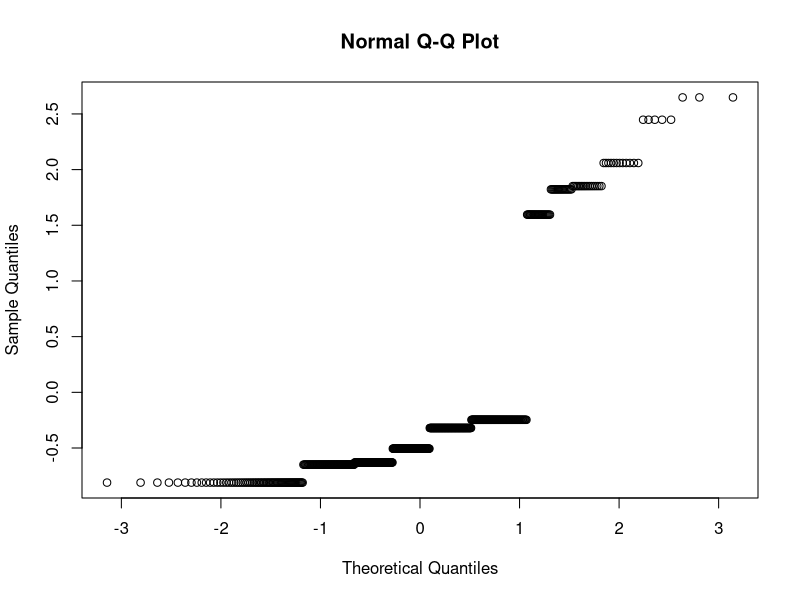
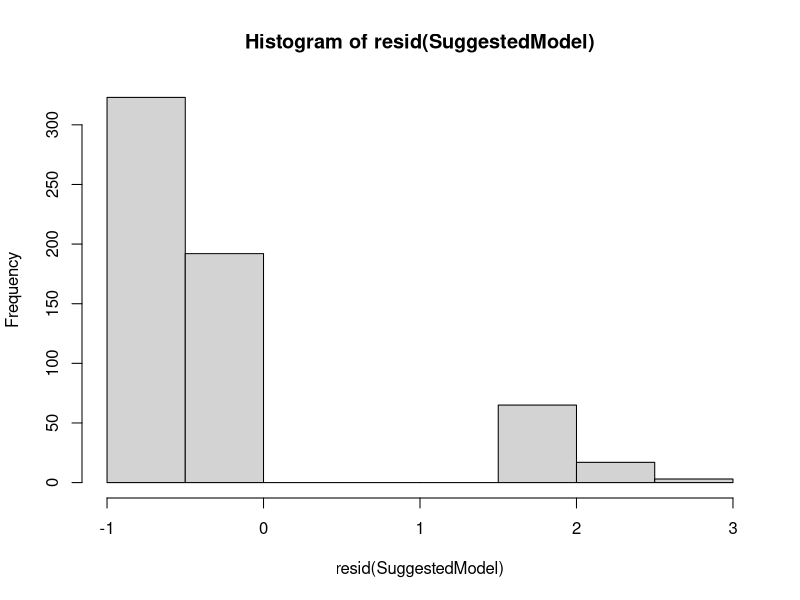
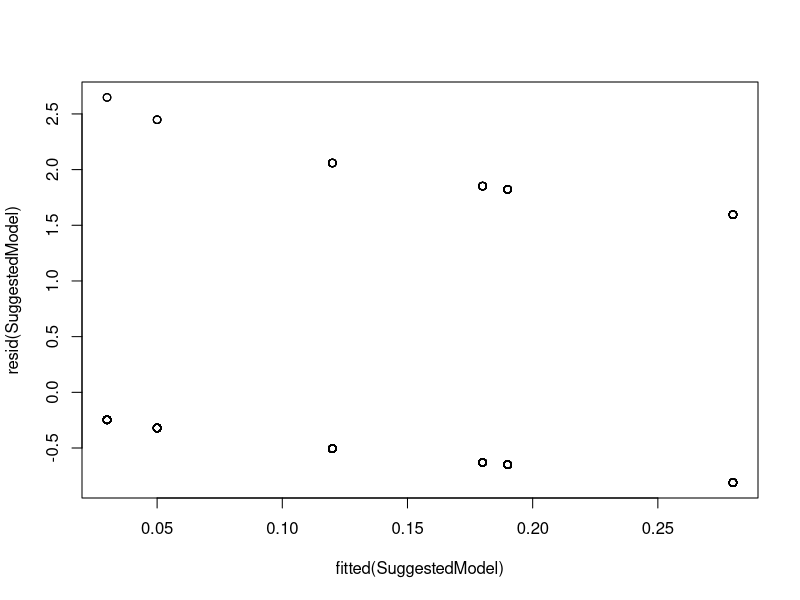
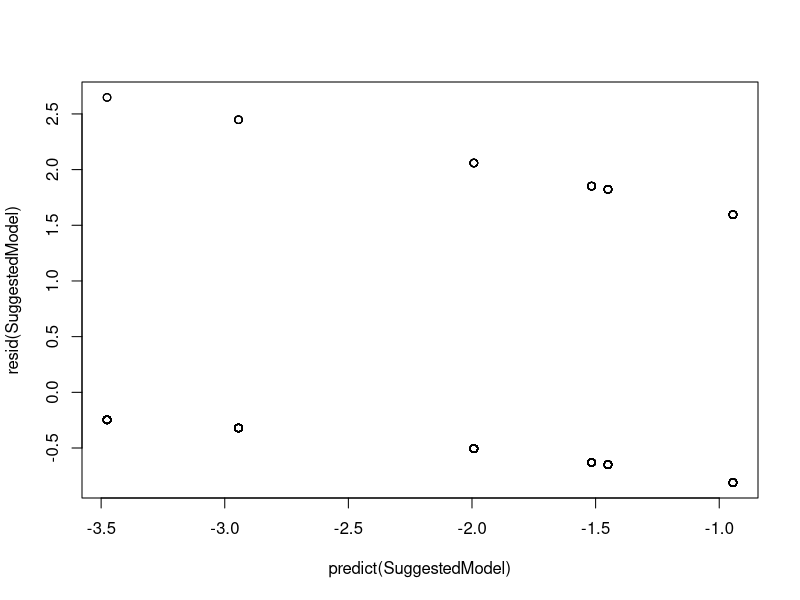

Reproduce these figures in R, in order.
# Title     : 2020 RARF Data
# Objective : Identify appropriate model for Pesticide Treatment
# Created by: Kartik Jevaji
# Created on: 7/24/2021

# rep is 1-4 group for each treatment # assuming this is over time (rep 4 is later than rep 1)
# treatment is Agrimek, azera, blackhawk, control, coragen, mustang.maxx
# head 1-25 is block within rep group
# dseed is count of damaged seeds
#install.packages("lme4")
library("lme4")

rarf <- read.table("RARF 2020 R.txt", header=T)
attach(rarf)
#summary(rarf)

# factor Treatment
TreatmentLevels <- c("AgriMek", "Azera", "Blackhawk", "Control", "Coragen", "Mustang.Maxx")
Treatment <- factor(rarf$Treatment, TreatmentLevels)
#summary(Treatment)

# factor Damage
Damagedunfactored <- factor(ifelse(rarf$Dseed > 0, "YES", "NO"))
factorlevels <- c("NO", "YES")
Damaged <- factor(Damagedunfactored, factorlevels)
#summary(Damaged)
#contrasts(Damaged)

# factor Rep
repLevels <- c("1", "2", "3", "4")
repFactor <- factor(rarf$Rep, repLevels)
#summary(repFactor)

#factor Head
headLevels <- c("1", "2", "3", "4", "5", "6", "7", "8", "9", "10", "11", "12", "13", "14", "15", "16", "17", "18",
                "19", "20", "21", "22", "23", "24", "25")
headFactor <- factor(rarf$Head, headLevels)
#summary(headFactor)
#create frame with factored data
glmframe <- data.frame(Damaged, Treatment, repFactor, headFactor)
summary(glmframe)

# kruskal-wallis non parametric tests
# A collection of data samples are independent if they come from unrelated populations
# and the samples do not affect each other.
# Using the Kruskal-Wallis Test, we can decide whether the population distributions are identical without
# assuming them to follow the normal distribution.
kruskal.test(Treatment ~ Damaged) # Kruskal-Wallis chi-squared = 22.661, df = 1, p-value = 1.932e-06
#kruskal.test(repFactor ~ Damaged) # Kruskal-Wallis chi-squared = 0.1341, df = 1, p-value = 0.7142
kruskal.test(headFactor ~ Damaged) # Kruskal-Wallis chi-squared = 4.379, df = 1, p-value = 0.03638 // might want to factor on head

# Logistic Regression Models (Smaller AIC is better)
# issues: headFactor and repFactor are not independent, need random effects model if including both in analysis
glmframe <- data.frame(Damaged, Treatment, repFactor, headFactor)
SuggestedModel <- glm(Damaged ~ Treatment, binomial) # Coragen and Mustang.Maxx are significant
summary(SuggestedModel) # AIC 462.15 on 599 degrees of freedom
exp(cbind(OddsRatio = coef(SuggestedModel), confint(SuggestedModel))) # code to get odds ratios and confidence intervals
anova(SuggestedModel, test = "Chisq")

qqnorm(resid(SuggestedModel))
hist(resid(SuggestedModel))
plot(fitted(SuggestedModel), resid(SuggestedModel))
plot(predict(SuggestedModel), resid(SuggestedModel))

#alternativeModel <- glm(Damaged ~ Treatment+headFactor, binomial, data = glmframe) # Assumptions MET. Coragen and Mustang.Maxx are significant
#summary(alternativeModel) # AIC 481.67
#anova(alternativeModel, test = "Chisq") ## can drop headFactor from model

#alternativeModel2 <- glm(Damaged ~ Treatment+repFactor, binomial, data = glmframe)
#summary(alternativeModel2) # AIC 464.89
#anova(alternativeModel2, test = "Chisq") ## can drop repFactor from model

#alternativeModel3 <- glm(Damaged ~ Treatment+repFactor+headFactor,binomial,data=glmframe)
#summary(alternativeModel3) # IGNORING assumptions because of not enough data # AIC 461.31
#anova(alternativeModel3, test = "Chisq")


#doNotUse <- glm(Damaged ~ Treatment+rarf$Rep+rarf$Head,binomial)  ## INVALID assumptions use only for comparing
#summary(doNotUse) # uses unfactored data AIC 461.31

# Generalized Linear Models, fixed effect TreatmentFactor, random effects: repFactor nested headFactor
## reponse ~ treatment + (1|a/b) formula for nested
### singular fit on all models
##glmframe <- data.frame(Damaged, Treatment, repFactor, headFactor)
##glm4 <- glmer(Damaged ~ 1 + Treatment + (1|repFactor/headFactor), binomial, data = glmframe) # random intercept with fixed mean
##summary(glm4)
##glm5 <- glmer(Damaged ~ Treatment + (Treatment|repFactor/headFactor), binomial, data = glmframe) # correlated random intercept with slope
##summary(glm5)
#glm6 <- glmer(Damaged ~ Treatment + (Treatment||repFactor/headFactor), binomial, data = glmframe, control=glmerControl(optimizer="bobyqa",optCtrl=list(maxfun=100000))) # uncorrelated random intercept with slope
#summary(glm6)
## reponse ~ treatment + (1|a/b)


rarf2 <- data.frame(repFactor, headFactor, Treatment, Damaged)
#summary(rarf2)
Control <- subset(rarf2, rarf2$Treatment == 'Control')
#summary(Control) # n = 100, p(damaged) = 18/100
Agrimek <- subset(rarf2, rarf2$Treatment == "AgriMek")
#summary(Agrimek) # n = 100, p(damaged) = 19/100
Azera <- subset(rarf2, rarf2$Treatment == "Azera")
#summary(Azera) # p(damaged) = 28
Blackhawk <- subset(rarf2, rarf2$Treatment == "Blackhawk")
#summary(Blackhawk) # pdamaged = 12
Coragen <- subset(rarf2, rarf2$Treatment == "Coragen")
#summary(Coragen) #pdamaged = 3
Mustang <- subset(rarf2, rarf2$Treatment == "Mustang.Maxx")
#summary(Mustang) # pdamaged = 5

# kruskal-wallis tests for whether control is equal to each treatment
# kruskal.test(Control$Damaged ~ Agrimek$Damaged) # Kruskal-Wallis chi-squared = 0.87879, df = 1, p-value = 0.3485
# kruskal.test(Control$Damaged ~ Azera$Damaged) # Kruskal-Wallis chi-squared = 0.00053233, df = 1, p-value = 0.9816
# kruskal.test(Control$Damaged ~ Blackhawk$Damaged) # Kruskal-Wallis chi-squared = 2.9634, df = 1, p-value = 0.08517
# kruskal.test(Control$Damaged ~ Coragen$Damaged) # Kruskal-Wallis chi-squared = 0.48772, df = 1, p-value = 0.4849
# kruskal.test(Control$Damaged ~ Mustang$Damaged) # Kruskal-Wallis chi-squared = 1.7086, df = 1, p-value = 0.1912


#rarf3 <- data.frame(rbind(Agrimek,Azera,Blackhawk,Coragen,Mustang))
#alternativeModel4 <- glm(Damaged ~ Treatment, binomial, data=rarf3) # this model is without control effect
#summary(alternativeModel4) AIC 365.87 on 499 degrees of freedom
## exp(cbind(OddsRatio = coef(alternativeModel4), confint(alternativeModel4))) # code to get odds ratios and confidence intervals


## i'm assuming this is what is meant with poisson. quasipoisson?
#summary(glm(formula = Dseed ~ Treatment+Rep+Head, data = rarf, family = poisson)) # AIC 634.37 - higher than df, bad fit
#summary(glm(formula = Dseed ~ Treatment+Rep+Head, data = rarf, family = quasipoisson))



# citations
# http://www.r-tutor.com/elementary-statistics/non-parametric-methods/kruskal-wallis-test
# https://stats.stackexchange.com/questions/79360/mixed-effects-model-with-nesting/79392
# https://stats.stackexchange.com/questions/197977/analyzing-nested-categorical-data
# https://www.jstatsoft.org/article/view/v067i01/v67i01.pdf Fitting Linear Mixed-Effects Models using lme4
# http://bbolker.github.io/mixedmodels-misc/glmmFAQ.html#should-i-treat-factor-xxx-as-fixed-or-random
# Whether you explicitly specify a random effect as nested or not depends (in part) on the way the levels of the random effects are coded.
# If the ‘lower-level’ random effect is coded with unique levels, then the two syntaxes (1|a/b) (or (1|a)+(1|a:b)) and (1|a)+(1|b) are equivalent.
# If the lower-level random effect has the same labels within each larger group (e.g. blocks 1, 2, 3, 4 within sites A, B, and C) then the explicit nesting (1|a/b) is required.
# It seems to be considered best practice to code the nested level uniquely (e.g. A1, A2, …, B1, B2, …) so that confusion between nested and crossed effects is less likely.

# https://stats.idre.ucla.edu/r/dae/mixed-effects-logistic-regression/
# https://rpsychologist.com/r-guide-longitudinal-lme-lmer


# FUTURE IDEAS
# https://stats.idre.ucla.edu/r/dae/multinomial-logistic-regression/
# https://cran.r-project.org/web/packages/nnet/nnet.pdf multinomial regression
# https://cran.r-project.org/web/packages/blme/blme.pdf bayesnian Generalized Linear Mixed Effects models
# https://stats.stackexchange.com/questions/132677/binomial-glmm-with-a-categorical-variable-with-full-successes Bayesnian
# https://stats.stackexchange.com/questions/391180/specifying-and-interpreting-mixed-effects-logistic-regression/391233#391233



